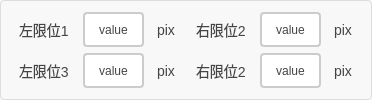
    <widget class="QGroupBox" name="groupBox">
     <property name="styleSheet">
      <string notr="true">QGroupBox {
    border: 1px solid #DDD;
    border-radius: 4px;
    font: bold 14px;
    color: #666;
    background-color: #F8F8F8;
}

QGroupBox::title {
    subcontrol-origin: margin;
    subcontrol-position: top left;
    left: 10px;
    padding: 0 5px;
}</string>
     </property>
     <property name="title">
      <string/>
     </property>
     <layout class="QGridLayout" name="gridLayout">
      <item row="0" column="0">
       <layout class="QHBoxLayout" name="horizontalLayout_25">
        <item>
         <widget class="QLabel" name="label_32">
          <property name="styleSheet">
           <string notr="true">/* 基础标签样式 */
QLabel {
    color: #444444;          /* 主文字色 */
    font-size: 14px;         /* 标准字号 */
    background: transparent; /* 透明背景 */
    padding: 2px 4px;        /* 基础内边距 */
}

/* 标题样式 */
QLabel.title {
    font-size: 16px;
    font-weight: 600;
    color: #333333;
    border-bottom: 1px solid #DDDDDD; /* 下划线装饰 */
    padding-bottom: 4px;
}

/* 副标题/次要文本 */
QLabel.subtitle {
    color: #666666;
    font-size: 13px;
    font-style: italic;
}

/* 强调文本 */
QLabel.emphasis {
    color: #333333;
    font-weight: 500;
    background-color: #F5F5F5;
    border-radius: 3px;
    padding: 4px 8px;
}

/* 状态标签（成功/警告/错误） */
QLabel[state=&quot;success&quot;] {
    color: #228B22;          /* 森林绿 */
    border-left: 3px solid #228B22;
    padding-left: 8px;
}

QLabel[state=&quot;warning&quot;] {
    color: #FF8C00;          /* 暗橙 */
    border-left: 3px solid #FF8C00;
    padding-left: 8px;
}

QLabel[state=&quot;error&quot;] {
    color: #B22222;          /* 砖红 */
    border-left: 3px solid #B22222;
    padding-left: 8px;
}

/* 数据展示标签 */
QLabel.data {
    color: #2F4F4F;          /* 深石板灰 */
    font-family: monospace;
    border: 1px solid #E0E0E0;
    background-color: #FFFFFF;
    padding: 6px 12px;
    border-radius: 4px;
}

/* 禁用状态 */
QLabel:disabled {
    color: #AAAAAA;
    background-color: transparent;
}

/* 链接样式（伪链接效果） */
QLabel.link {
    color: #4682B4;          /* 钢蓝 */
    text-decoration: underline;
    border-bottom: 1px dotted #4682B4;
}

/* 图标标签 */
QLabel.icon {
    qproperty-alignment: AlignCenter;
    border: 1px solid #E0E0E0;
    border-radius: 4px;
    background-color: #FFFFFF;
    padding: 12px;
}</string>
          </property>
          <property name="text">
           <string>左限位1</string>
          </property>
         </widget>
        </item>
        <item>
         <widget class="QPushButton" name="pbtn_limit1">
          <property name="sizePolicy">
           <sizepolicy hsizetype="Minimum" vsizetype="Minimum">
            <horstretch>0</horstretch>
            <verstretch>0</verstretch>
           </sizepolicy>
          </property>
          <property name="styleSheet">
           <string notr="true">QPushButton {
    padding: 6px 14px;
    border: 2px solid #CCC;
    border-radius: 4px;
    background-color: white;
    color: #444;
}

QPushButton:hover {
    border-color: #999;
    background-color: #F5F5F5;
}

QPushButton:pressed {
    border-color: #777;
    background-color: #EEE;
}</string>
          </property>
          <property name="text">
           <string>value</string>
          </property>
         </widget>
        </item>
        <item>
         <widget class="QLabel" name="label_33">
          <property name="styleSheet">
           <string notr="true">/* 基础标签样式 */
QLabel {
    color: #444444;          /* 主文字色 */
    font-size: 14px;         /* 标准字号 */
    background: transparent; /* 透明背景 */
    padding: 2px 4px;        /* 基础内边距 */
}

/* 标题样式 */
QLabel.title {
    font-size: 16px;
    font-weight: 600;
    color: #333333;
    border-bottom: 1px solid #DDDDDD; /* 下划线装饰 */
    padding-bottom: 4px;
}

/* 副标题/次要文本 */
QLabel.subtitle {
    color: #666666;
    font-size: 13px;
    font-style: italic;
}

/* 强调文本 */
QLabel.emphasis {
    color: #333333;
    font-weight: 500;
    background-color: #F5F5F5;
    border-radius: 3px;
    padding: 4px 8px;
}

/* 状态标签（成功/警告/错误） */
QLabel[state=&quot;success&quot;] {
    color: #228B22;          /* 森林绿 */
    border-left: 3px solid #228B22;
    padding-left: 8px;
}

QLabel[state=&quot;warning&quot;] {
    color: #FF8C00;          /* 暗橙 */
    border-left: 3px solid #FF8C00;
    padding-left: 8px;
}

QLabel[state=&quot;error&quot;] {
    color: #B22222;          /* 砖红 */
    border-left: 3px solid #B22222;
    padding-left: 8px;
}

/* 数据展示标签 */
QLabel.data {
    color: #2F4F4F;          /* 深石板灰 */
    font-family: monospace;
    border: 1px solid #E0E0E0;
    background-color: #FFFFFF;
    padding: 6px 12px;
    border-radius: 4px;
}

/* 禁用状态 */
QLabel:disabled {
    color: #AAAAAA;
    background-color: transparent;
}

/* 链接样式（伪链接效果） */
QLabel.link {
    color: #4682B4;          /* 钢蓝 */
    text-decoration: underline;
    border-bottom: 1px dotted #4682B4;
}

/* 图标标签 */
QLabel.icon {
    qproperty-alignment: AlignCenter;
    border: 1px solid #E0E0E0;
    border-radius: 4px;
    background-color: #FFFFFF;
    padding: 12px;
}</string>
          </property>
          <property name="text">
           <string>pix</string>
          </property>
         </widget>
        </item>
       </layout>
      </item>
      <item row="0" column="1">
       <layout class="QHBoxLayout" name="horizontalLayout_26">
        <item>
         <widget class="QLabel" name="label_34">
          <property name="styleSheet">
           <string notr="true">/* 基础标签样式 */
QLabel {
    color: #444444;          /* 主文字色 */
    font-size: 14px;         /* 标准字号 */
    background: transparent; /* 透明背景 */
    padding: 2px 4px;        /* 基础内边距 */
}

/* 标题样式 */
QLabel.title {
    font-size: 16px;
    font-weight: 600;
    color: #333333;
    border-bottom: 1px solid #DDDDDD; /* 下划线装饰 */
    padding-bottom: 4px;
}

/* 副标题/次要文本 */
QLabel.subtitle {
    color: #666666;
    font-size: 13px;
    font-style: italic;
}

/* 强调文本 */
QLabel.emphasis {
    color: #333333;
    font-weight: 500;
    background-color: #F5F5F5;
    border-radius: 3px;
    padding: 4px 8px;
}

/* 状态标签（成功/警告/错误） */
QLabel[state=&quot;success&quot;] {
    color: #228B22;          /* 森林绿 */
    border-left: 3px solid #228B22;
    padding-left: 8px;
}

QLabel[state=&quot;warning&quot;] {
    color: #FF8C00;          /* 暗橙 */
    border-left: 3px solid #FF8C00;
    padding-left: 8px;
}

QLabel[state=&quot;error&quot;] {
    color: #B22222;          /* 砖红 */
    border-left: 3px solid #B22222;
    padding-left: 8px;
}

/* 数据展示标签 */
QLabel.data {
    color: #2F4F4F;          /* 深石板灰 */
    font-family: monospace;
    border: 1px solid #E0E0E0;
    background-color: #FFFFFF;
    padding: 6px 12px;
    border-radius: 4px;
}

/* 禁用状态 */
QLabel:disabled {
    color: #AAAAAA;
    background-color: transparent;
}

/* 链接样式（伪链接效果） */
QLabel.link {
    color: #4682B4;          /* 钢蓝 */
    text-decoration: underline;
    border-bottom: 1px dotted #4682B4;
}

/* 图标标签 */
QLabel.icon {
    qproperty-alignment: AlignCenter;
    border: 1px solid #E0E0E0;
    border-radius: 4px;
    background-color: #FFFFFF;
    padding: 12px;
}</string>
          </property>
          <property name="text">
           <string>右限位2</string>
          </property>
         </widget>
        </item>
        <item>
         <widget class="QPushButton" name="pbtn_limit2">
          <property name="sizePolicy">
           <sizepolicy hsizetype="Minimum" vsizetype="Minimum">
            <horstretch>0</horstretch>
            <verstretch>0</verstretch>
           </sizepolicy>
          </property>
          <property name="styleSheet">
           <string notr="true">QPushButton {
    padding: 6px 14px;
    border: 2px solid #CCC;
    border-radius: 4px;
    background-color: white;
    color: #444;
}

QPushButton:hover {
    border-color: #999;
    background-color: #F5F5F5;
}

QPushButton:pressed {
    border-color: #777;
    background-color: #EEE;
}</string>
          </property>
          <property name="text">
           <string>value</string>
          </property>
         </widget>
        </item>
        <item>
         <widget class="QLabel" name="label_35">
          <property name="styleSheet">
           <string notr="true">/* 基础标签样式 */
QLabel {
    color: #444444;          /* 主文字色 */
    font-size: 14px;         /* 标准字号 */
    background: transparent; /* 透明背景 */
    padding: 2px 4px;        /* 基础内边距 */
}

/* 标题样式 */
QLabel.title {
    font-size: 16px;
    font-weight: 600;
    color: #333333;
    border-bottom: 1px solid #DDDDDD; /* 下划线装饰 */
    padding-bottom: 4px;
}

/* 副标题/次要文本 */
QLabel.subtitle {
    color: #666666;
    font-size: 13px;
    font-style: italic;
}

/* 强调文本 */
QLabel.emphasis {
    color: #333333;
    font-weight: 500;
    background-color: #F5F5F5;
    border-radius: 3px;
    padding: 4px 8px;
}

/* 状态标签（成功/警告/错误） */
QLabel[state=&quot;success&quot;] {
    color: #228B22;          /* 森林绿 */
    border-left: 3px solid #228B22;
    padding-left: 8px;
}

QLabel[state=&quot;warning&quot;] {
    color: #FF8C00;          /* 暗橙 */
    border-left: 3px solid #FF8C00;
    padding-left: 8px;
}

QLabel[state=&quot;error&quot;] {
    color: #B22222;          /* 砖红 */
    border-left: 3px solid #B22222;
    padding-left: 8px;
}

/* 数据展示标签 */
QLabel.data {
    color: #2F4F4F;          /* 深石板灰 */
    font-family: monospace;
    border: 1px solid #E0E0E0;
    background-color: #FFFFFF;
    padding: 6px 12px;
    border-radius: 4px;
}

/* 禁用状态 */
QLabel:disabled {
    color: #AAAAAA;
    background-color: transparent;
}

/* 链接样式（伪链接效果） */
QLabel.link {
    color: #4682B4;          /* 钢蓝 */
    text-decoration: underline;
    border-bottom: 1px dotted #4682B4;
}

/* 图标标签 */
QLabel.icon {
    qproperty-alignment: AlignCenter;
    border: 1px solid #E0E0E0;
    border-radius: 4px;
    background-color: #FFFFFF;
    padding: 12px;
}</string>
          </property>
          <property name="text">
           <string>pix</string>
          </property>
         </widget>
        </item>
       </layout>
      </item>
      <item row="1" column="0">
       <layout class="QHBoxLayout" name="horizontalLayout_27">
        <item>
         <widget class="QLabel" name="label_36">
          <property name="styleSheet">
           <string notr="true">/* 基础标签样式 */
QLabel {
    color: #444444;          /* 主文字色 */
    font-size: 14px;         /* 标准字号 */
    background: transparent; /* 透明背景 */
    padding: 2px 4px;        /* 基础内边距 */
}

/* 标题样式 */
QLabel.title {
    font-size: 16px;
    font-weight: 600;
    color: #333333;
    border-bottom: 1px solid #DDDDDD; /* 下划线装饰 */
    padding-bottom: 4px;
}

/* 副标题/次要文本 */
QLabel.subtitle {
    color: #666666;
    font-size: 13px;
    font-style: italic;
}

/* 强调文本 */
QLabel.emphasis {
    color: #333333;
    font-weight: 500;
    background-color: #F5F5F5;
    border-radius: 3px;
    padding: 4px 8px;
}

/* 状态标签（成功/警告/错误） */
QLabel[state=&quot;success&quot;] {
    color: #228B22;          /* 森林绿 */
    border-left: 3px solid #228B22;
    padding-left: 8px;
}

QLabel[state=&quot;warning&quot;] {
    color: #FF8C00;          /* 暗橙 */
    border-left: 3px solid #FF8C00;
    padding-left: 8px;
}

QLabel[state=&quot;error&quot;] {
    color: #B22222;          /* 砖红 */
    border-left: 3px solid #B22222;
    padding-left: 8px;
}

/* 数据展示标签 */
QLabel.data {
    color: #2F4F4F;          /* 深石板灰 */
    font-family: monospace;
    border: 1px solid #E0E0E0;
    background-color: #FFFFFF;
    padding: 6px 12px;
    border-radius: 4px;
}

/* 禁用状态 */
QLabel:disabled {
    color: #AAAAAA;
    background-color: transparent;
}

/* 链接样式（伪链接效果） */
QLabel.link {
    color: #4682B4;          /* 钢蓝 */
    text-decoration: underline;
    border-bottom: 1px dotted #4682B4;
}

/* 图标标签 */
QLabel.icon {
    qproperty-alignment: AlignCenter;
    border: 1px solid #E0E0E0;
    border-radius: 4px;
    background-color: #FFFFFF;
    padding: 12px;
}</string>
          </property>
          <property name="text">
           <string>左限位3</string>
          </property>
         </widget>
        </item>
        <item>
         <widget class="QPushButton" name="pbtn_limit3">
          <property name="sizePolicy">
           <sizepolicy hsizetype="Minimum" vsizetype="Minimum">
            <horstretch>0</horstretch>
            <verstretch>0</verstretch>
           </sizepolicy>
          </property>
          <property name="styleSheet">
           <string notr="true">QPushButton {
    padding: 6px 14px;
    border: 2px solid #CCC;
    border-radius: 4px;
    background-color: white;
    color: #444;
}

QPushButton:hover {
    border-color: #999;
    background-color: #F5F5F5;
}

QPushButton:pressed {
    border-color: #777;
    background-color: #EEE;
}</string>
          </property>
          <property name="text">
           <string>value</string>
          </property>
         </widget>
        </item>
        <item>
         <widget class="QLabel" name="label_37">
          <property name="styleSheet">
           <string notr="true">/* 基础标签样式 */
QLabel {
    color: #444444;          /* 主文字色 */
    font-size: 14px;         /* 标准字号 */
    background: transparent; /* 透明背景 */
    padding: 2px 4px;        /* 基础内边距 */
}

/* 标题样式 */
QLabel.title {
    font-size: 16px;
    font-weight: 600;
    color: #333333;
    border-bottom: 1px solid #DDDDDD; /* 下划线装饰 */
    padding-bottom: 4px;
}

/* 副标题/次要文本 */
QLabel.subtitle {
    color: #666666;
    font-size: 13px;
    font-style: italic;
}

/* 强调文本 */
QLabel.emphasis {
    color: #333333;
    font-weight: 500;
    background-color: #F5F5F5;
    border-radius: 3px;
    padding: 4px 8px;
}

/* 状态标签（成功/警告/错误） */
QLabel[state=&quot;success&quot;] {
    color: #228B22;          /* 森林绿 */
    border-left: 3px solid #228B22;
    padding-left: 8px;
}

QLabel[state=&quot;warning&quot;] {
    color: #FF8C00;          /* 暗橙 */
    border-left: 3px solid #FF8C00;
    padding-left: 8px;
}

QLabel[state=&quot;error&quot;] {
    color: #B22222;          /* 砖红 */
    border-left: 3px solid #B22222;
    padding-left: 8px;
}

/* 数据展示标签 */
QLabel.data {
    color: #2F4F4F;          /* 深石板灰 */
    font-family: monospace;
    border: 1px solid #E0E0E0;
    background-color: #FFFFFF;
    padding: 6px 12px;
    border-radius: 4px;
}

/* 禁用状态 */
QLabel:disabled {
    color: #AAAAAA;
    background-color: transparent;
}

/* 链接样式（伪链接效果） */
QLabel.link {
    color: #4682B4;          /* 钢蓝 */
    text-decoration: underline;
    border-bottom: 1px dotted #4682B4;
}

/* 图标标签 */
QLabel.icon {
    qproperty-alignment: AlignCenter;
    border: 1px solid #E0E0E0;
    border-radius: 4px;
    background-color: #FFFFFF;
    padding: 12px;
}</string>
          </property>
          <property name="text">
           <string>pix</string>
          </property>
         </widget>
        </item>
       </layout>
      </item>
      <item row="1" column="1">
       <layout class="QHBoxLayout" name="horizontalLayout_28">
        <item>
         <widget class="QLabel" name="label_38">
          <property name="styleSheet">
           <string notr="true">/* 基础标签样式 */
QLabel {
    color: #444444;          /* 主文字色 */
    font-size: 14px;         /* 标准字号 */
    background: transparent; /* 透明背景 */
    padding: 2px 4px;        /* 基础内边距 */
}

/* 标题样式 */
QLabel.title {
    font-size: 16px;
    font-weight: 600;
    color: #333333;
    border-bottom: 1px solid #DDDDDD; /* 下划线装饰 */
    padding-bottom: 4px;
}

/* 副标题/次要文本 */
QLabel.subtitle {
    color: #666666;
    font-size: 13px;
    font-style: italic;
}

/* 强调文本 */
QLabel.emphasis {
    color: #333333;
    font-weight: 500;
    background-color: #F5F5F5;
    border-radius: 3px;
    padding: 4px 8px;
}

/* 状态标签（成功/警告/错误） */
QLabel[state=&quot;success&quot;] {
    color: #228B22;          /* 森林绿 */
    border-left: 3px solid #228B22;
    padding-left: 8px;
}

QLabel[state=&quot;warning&quot;] {
    color: #FF8C00;          /* 暗橙 */
    border-left: 3px solid #FF8C00;
    padding-left: 8px;
}

QLabel[state=&quot;error&quot;] {
    color: #B22222;          /* 砖红 */
    border-left: 3px solid #B22222;
    padding-left: 8px;
}

/* 数据展示标签 */
QLabel.data {
    color: #2F4F4F;          /* 深石板灰 */
    font-family: monospace;
    border: 1px solid #E0E0E0;
    background-color: #FFFFFF;
    padding: 6px 12px;
    border-radius: 4px;
}

/* 禁用状态 */
QLabel:disabled {
    color: #AAAAAA;
    background-color: transparent;
}

/* 链接样式（伪链接效果） */
QLabel.link {
    color: #4682B4;          /* 钢蓝 */
    text-decoration: underline;
    border-bottom: 1px dotted #4682B4;
}

/* 图标标签 */
QLabel.icon {
    qproperty-alignment: AlignCenter;
    border: 1px solid #E0E0E0;
    border-radius: 4px;
    background-color: #FFFFFF;
    padding: 12px;
}</string>
          </property>
          <property name="text">
           <string>右限位2</string>
          </property>
         </widget>
        </item>
        <item>
         <widget class="QPushButton" name="pbtn_limit4">
          <property name="sizePolicy">
           <sizepolicy hsizetype="Minimum" vsizetype="Minimum">
            <horstretch>0</horstretch>
            <verstretch>0</verstretch>
           </sizepolicy>
          </property>
          <property name="styleSheet">
           <string notr="true">QPushButton {
    padding: 6px 14px;
    border: 2px solid #CCC;
    border-radius: 4px;
    background-color: white;
    color: #444;
}

QPushButton:hover {
    border-color: #999;
    background-color: #F5F5F5;
}

QPushButton:pressed {
    border-color: #777;
    background-color: #EEE;
}</string>
          </property>
          <property name="text">
           <string>value</string>
          </property>
         </widget>
        </item>
        <item>
         <widget class="QLabel" name="label_39">
          <property name="styleSheet">
           <string notr="true">/* 基础标签样式 */
QLabel {
    color: #444444;          /* 主文字色 */
    font-size: 14px;         /* 标准字号 */
    background: transparent; /* 透明背景 */
    padding: 2px 4px;        /* 基础内边距 */
}

/* 标题样式 */
QLabel.title {
    font-size: 16px;
    font-weight: 600;
    color: #333333;
    border-bottom: 1px solid #DDDDDD; /* 下划线装饰 */
    padding-bottom: 4px;
}

/* 副标题/次要文本 */
QLabel.subtitle {
    color: #666666;
    font-size: 13px;
    font-style: italic;
}

/* 强调文本 */
QLabel.emphasis {
    color: #333333;
    font-weight: 500;
    background-color: #F5F5F5;
    border-radius: 3px;
    padding: 4px 8px;
}

/* 状态标签（成功/警告/错误） */
QLabel[state=&quot;success&quot;] {
    color: #228B22;          /* 森林绿 */
    border-left: 3px solid #228B22;
    padding-left: 8px;
}

QLabel[state=&quot;warning&quot;] {
    color: #FF8C00;          /* 暗橙 */
    border-left: 3px solid #FF8C00;
    padding-left: 8px;
}

QLabel[state=&quot;error&quot;] {
    color: #B22222;          /* 砖红 */
    border-left: 3px solid #B22222;
    padding-left: 8px;
}

/* 数据展示标签 */
QLabel.data {
    color: #2F4F4F;          /* 深石板灰 */
    font-family: monospace;
    border: 1px solid #E0E0E0;
    background-color: #FFFFFF;
    padding: 6px 12px;
    border-radius: 4px;
}

/* 禁用状态 */
QLabel:disabled {
    color: #AAAAAA;
    background-color: transparent;
}

/* 链接样式（伪链接效果） */
QLabel.link {
    color: #4682B4;          /* 钢蓝 */
    text-decoration: underline;
    border-bottom: 1px dotted #4682B4;
}

/* 图标标签 */
QLabel.icon {
    qproperty-alignment: AlignCenter;
    border: 1px solid #E0E0E0;
    border-radius: 4px;
    background-color: #FFFFFF;
    padding: 12px;
}</string>
          </property>
          <property name="text">
           <string>pix</string>
          </property>
         </widget>
        </item>
       </layout>
      </item>
     </layout>
    </widget>
